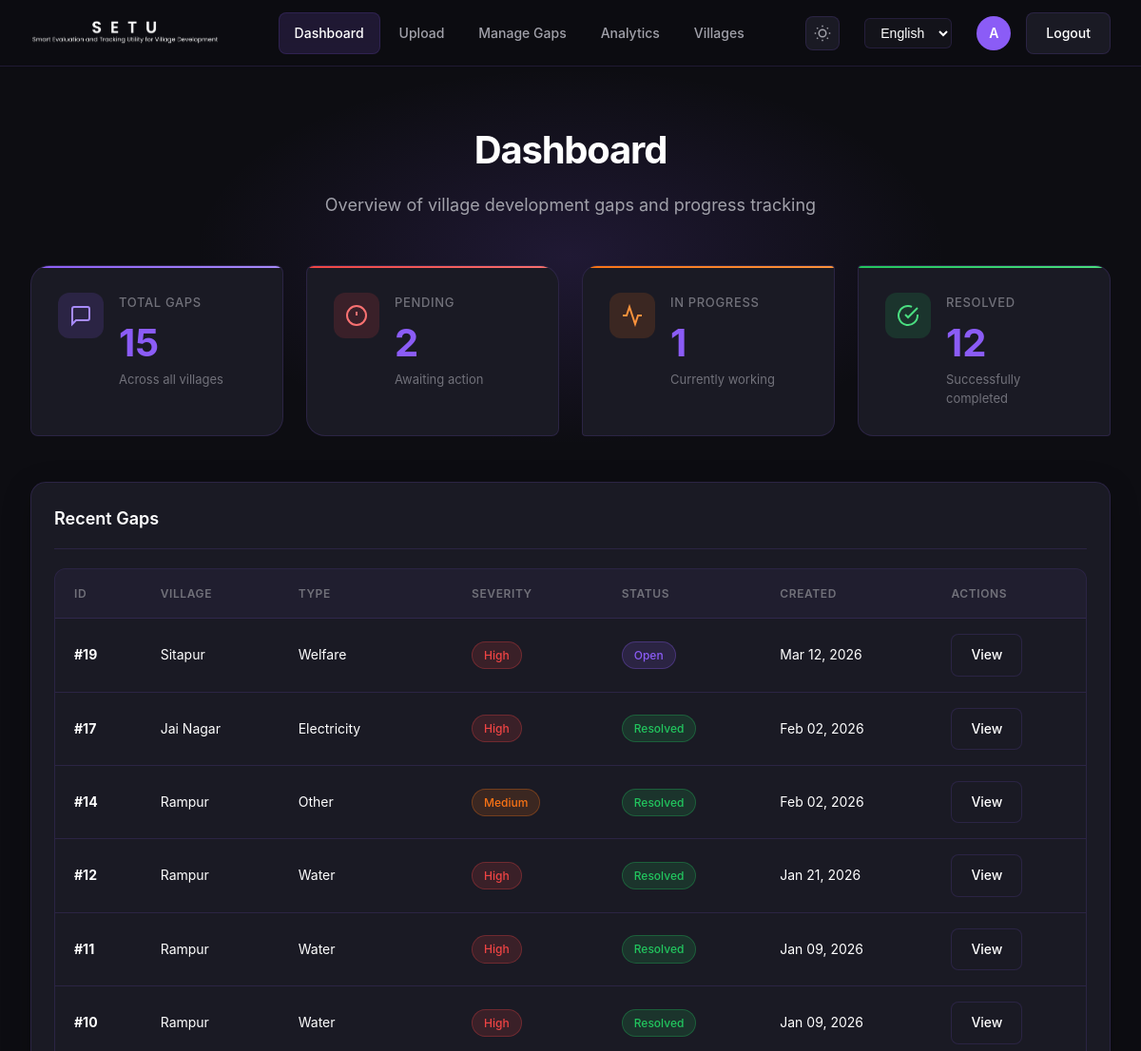
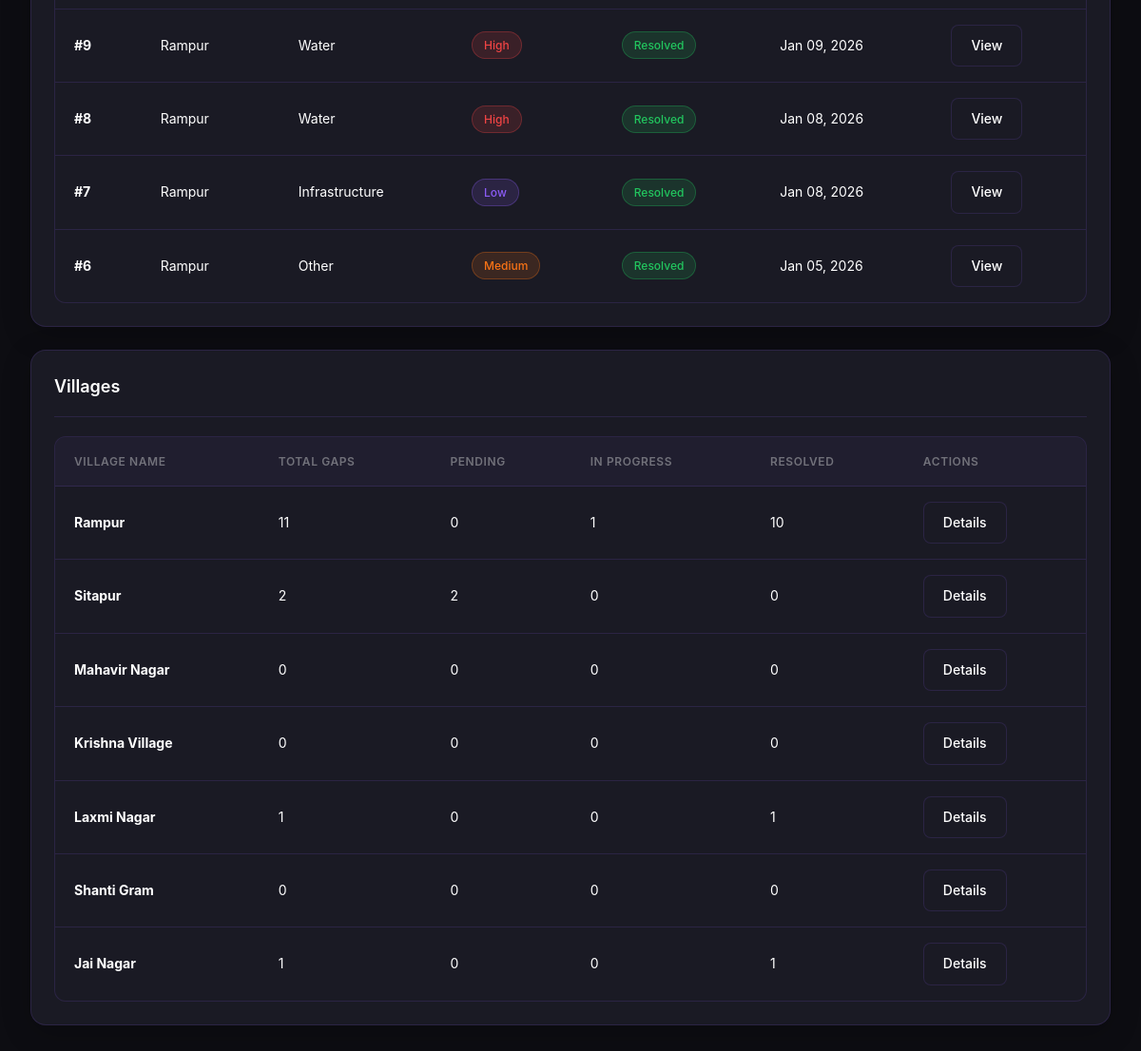
The app's page /dashboard/ (signed in), older data (2 pictures, top to bottom).
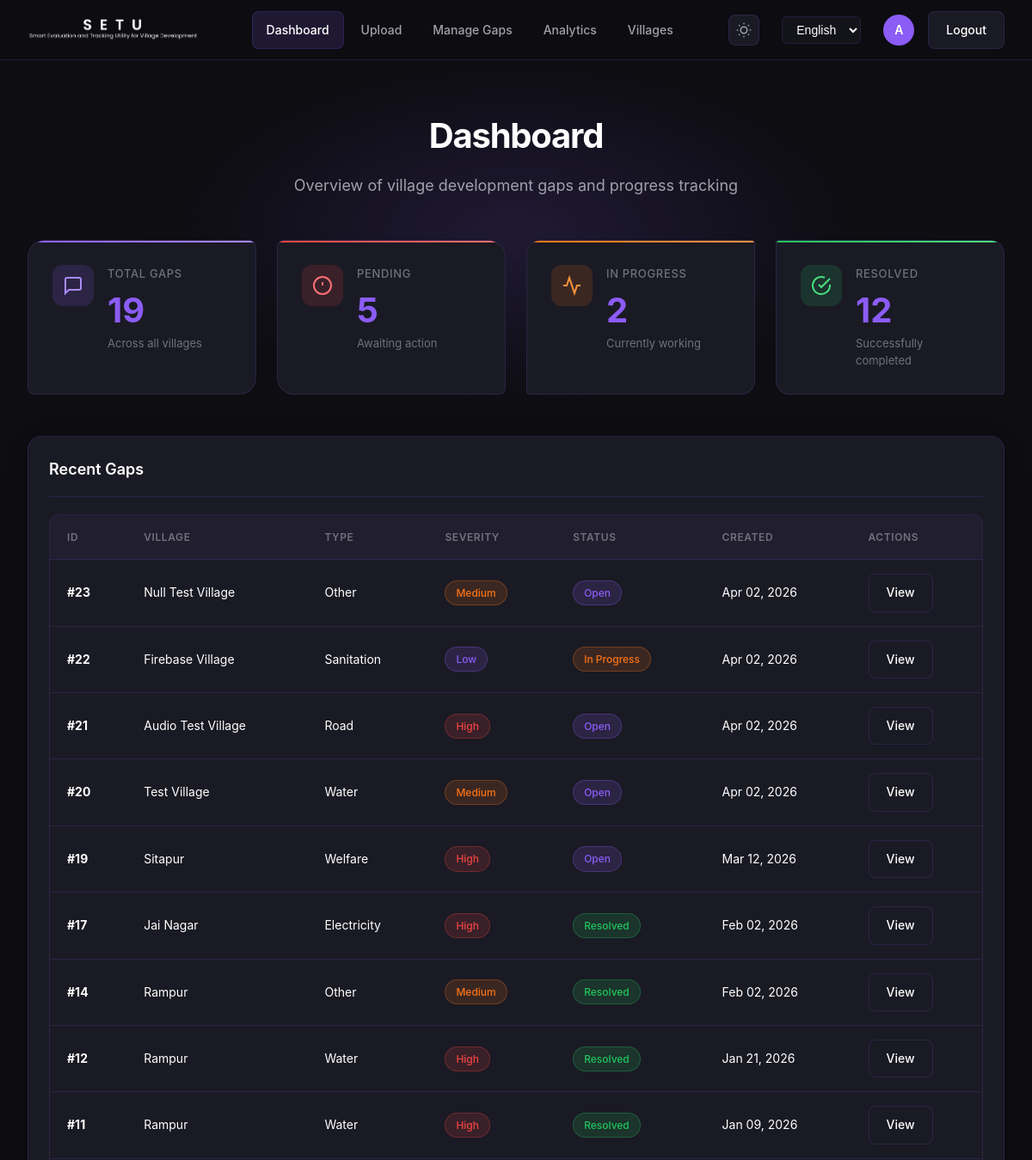
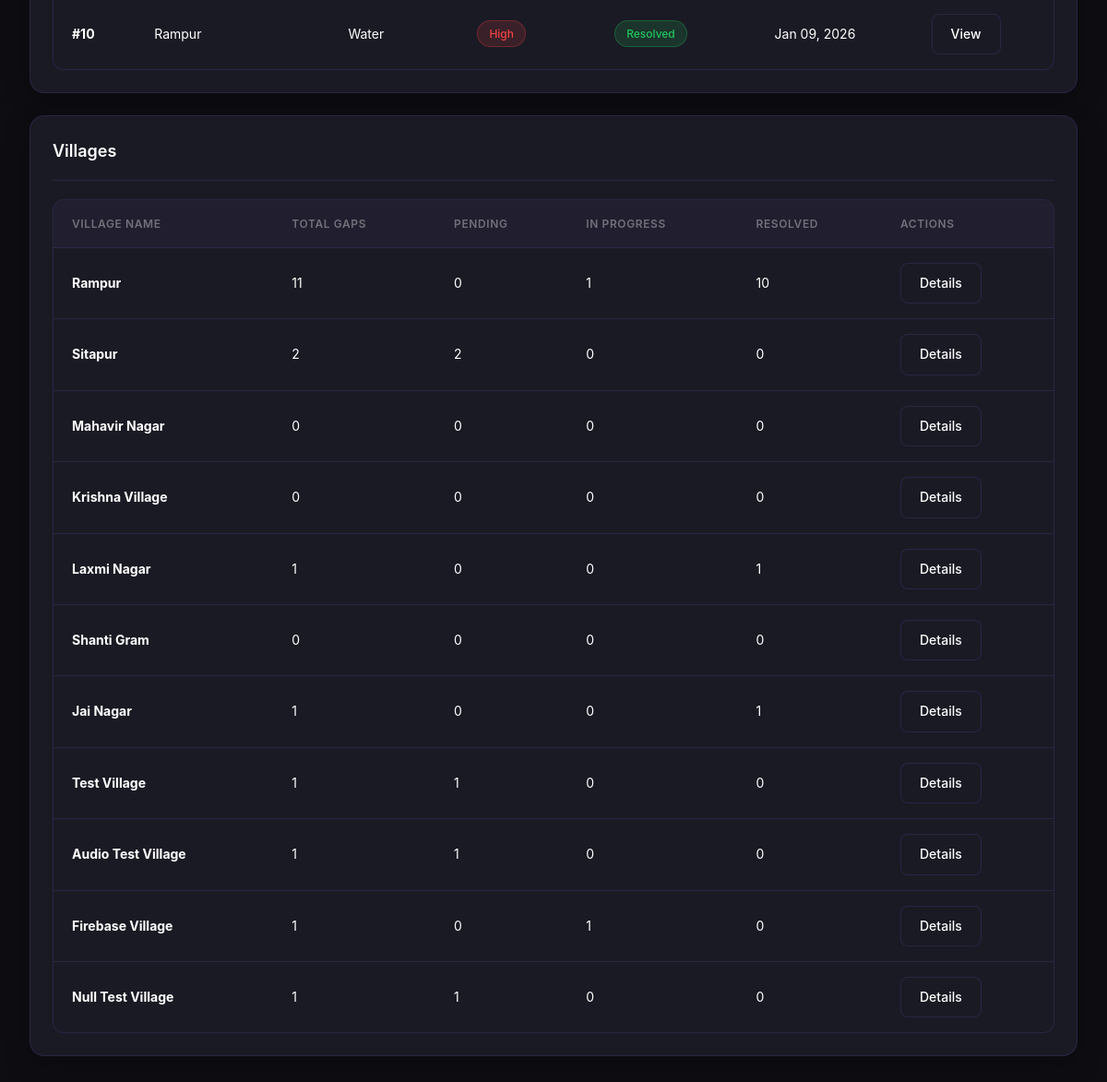
The same page, newer data (2 pictures, top to bottom).
### core/models.py (models this page shows, shortened)
class Gap(models.Model):
    STATUS_CHOICES = [
        ("open", "Open"),
        ("in_progress", "In Progress"),
        ("resolved", "Resolved"),
    ]
    INPUT_METHOD_CHOICES = [
        ("image", "Image Upload"),
        ("voice", "Voice Recording"),
        ("text", "Text Input"),
    ]
    GAP_TYPE_CHOICES = [
        ("water", "Water Supply"),
        ("road", "Road Infrastructure"),
        ("sanitation", "Sanitation"),
        ("electricity", "Electricity"),
        ("education", "Education"),
        ("health", "Healthcare"),
        ("housing", "Housing"),
        ("agriculture", "Agriculture"),
        ("connectivity", "Connectivity"),
        ("employment", "Employment"),
        ("community_center", "Community Center"),
        ("drainage", "Drainage"),
        ("other", "Other"),
    ]
    SEVERITY_CHOICES = [
        ("low", "Low"),
        ("medium", "Medium"),
        ("high", "High"),
    ]
    village = models.ForeignKey("Village", on_delete=models.CASCADE)
    description = models.TextField()
    gap_type = models.CharField(max_length=100, choices=GAP_TYPE_CHOICES, db_index=True)
    severity = models.CharField(
        max_length=50, choices=SEVERITY_CHOICES, default="low", db_index=True
    )
    status = models.CharField(
        max_length=20, choices=STATUS_CHOICES, default="open", db_index=True
    )
    input_method = models.CharField(
        max_length=10,
        choices=INPUT_METHOD_CHOICES,
        default="image",
        db_index=True,
        help_text="Method used to submit this gap",
    )
    audio_file = models.FileField(
        upload_to="gap_audio/",
        blank=True,
        null=True,
        help_text="Audio file if submitted via voice",
    )
    audio_url = models.URLField(
        max_length=500,
        blank=True,
        null=True,
        help_text="External audio URL (Cloudinary) - will be downloaded to audio_file",
    )
    voice_code = models.CharField(
        max_length=64,
        blank=True,
        null=True,
        unique=True,  # Add unique constraint to prevent duplicates
        help_text="Unique voice fingerprint for voice-based gaps",
    )
    recommendations = models.TextField(blank=True, null=True, default="None")
    created_at = models.DateTimeField(auto_now_add=True)
    start_date = models.DateField(blank=True, null=True, help_text="Project start date")
    expected_completion = models.DateField(
        blank=True, null=True, help_text="Expected completion date"
    )
    actual_completion = models.DateField(
        blank=True, null=True, help_text="Actual completion date"
    )
    latitude = models.DecimalField(
        max_digits=9,
        decimal_places=6,
        blank=True,
        null=True,
        help_text="Latitude coordinate",
    )
    longitude = models.DecimalField(
        max_digits=9,
        decimal_places=6,
        blank=True,
        null=True,
        help_text="Longitude coordinate",
    )
    resolution_proof = models.FileField(
        upload_to="resolution_proofs/",
        blank=True,
        null=True,
        help_text="Document/letter proving gap resolution (required for ADMIN to close)",
    )
    resolution_proof_number = models.CharField(
        max_length=100,
        blank=True,
        null=True,
        help_text="Reference number of resolution letter/document",
    )
    resolved_by = models.ForeignKey(
        User,
        on_delete=models.SET_NULL,
        null=True,
        blank=True,
        related_name="resolved_gaps",
        help_text="User who marked this as resolved",
    )
    resolved_at = models.DateTimeField(
        null=True, blank=True, help_text="Timestamp when gap was resolved"
    )

class Village(models.Model):
    name = models.CharField(max_length=120)

### core/views.py (the view)
# urls.py: path("dashboard/", views.dashboard, name="dashboard"),
@login_required
@role_required(MANAGER_AND_ABOVE)  # Managers and above can oversee dashboards
def dashboard(request):
    gaps = Gap.objects.all()
    total_gaps = gaps.count()
    pending_gaps = gaps.filter(status="open").count()
    in_progress_gaps = gaps.filter(status="in_progress").count()
    resolved_gaps = gaps.filter(status="resolved").count()
    recent_gaps = gaps.select_related("village").order_by("-created_at")[:10]
    villages_data = []
    villages = Village.objects.all()
    for village in villages:
        village_gaps = Gap.objects.filter(village=village)
        villages_data.append(
            {
                "id": village.id,
                "name": village.name,
                "total_gaps": village_gaps.count(),
                "pending_gaps": village_gaps.filter(status="open").count(),
                "in_progress_gaps": village_gaps.filter(status="in_progress").count(),
                "resolved_gaps": village_gaps.filter(status="resolved").count(),
            }
        )
    context = {
        "total_gaps": total_gaps,
        "pending_gaps": pending_gaps,
        "in_progress_gaps": in_progress_gaps,
        "resolved_gaps": resolved_gaps,
        "recent_gaps": recent_gaps,
        "villages": villages_data,
    }
    return render(request, "core/dashboard.html", context)

### core/permissions.py (called while the page is built, shortened)
def get_user_role(user):
    if not user.is_authenticated:
        return None
    if user.is_superuser or user.is_staff:
        return Role.ADMIN
    profile = getattr(user, "profile", None)
    if profile and profile.role:
        return profile.role
    return Role.GROUND

def role_required(allowed_roles):
    def decorator(view_func):
        @wraps(view_func)
        def _wrapped_view(request, *args, **kwargs):
            role = get_user_role(request.user)
            if request.user.is_superuser or request.user.is_staff:
                return view_func(request, *args, **kwargs)
        return _wrapped_view
    return decorator

### core/templates/core/dashboard.html (shortened to what the changed rows need)
{% load static %}
{% load i18n %}
<!DOCTYPE html>
<html lang="en">
<head>
  <link rel="stylesheet" href="{% static 'css/modern.css' %}">
</head>
<body>
<div class="main-wrapper">
  <div class="container">
    <div class="page-header">
      <h1>{% trans "Dashboard" %}</h1>
    </div>
    <div class="stats-grid">
      <div class="stat-card accent-purple">
        <div class="stat-card-icon">
          <div>
            <div class="stat-label">{% trans "Total Gaps" %}</div>
            <div class="stat-value">{{ total_gaps }}</div>
            <p class="stat-subtitle">{% trans "Across all villages" %}</p>
          </div>
        </div>
      </div>
      <div class="stat-card accent-red">
        <div class="stat-card-icon">
          <div>
            <div class="stat-label">{% trans "Pending" %}</div>
            <div class="stat-value">{{ pending_gaps }}</div>
            <p class="stat-subtitle">{% trans "Awaiting action" %}</p>
          </div>
        </div>
      </div>
      <div class="stat-card accent-orange">
        <div class="stat-card-icon">
          <div>
            <div class="stat-label">{% trans "In Progress" %}</div>
            <div class="stat-value">{{ in_progress_gaps }}</div>
            <p class="stat-subtitle">{% trans "Currently working" %}</p>
          </div>
        </div>
      </div>
    </div>
    <div class="card">
      <div class="card-header">
        <h2 class="card-title">{% trans "Recent Gaps" %}</h2>
      </div>
      <div class="table-wrapper">
        <table class="table">
          <thead>
            <tr>
              <th>{% trans "ID" %}</th>
              <th>{% trans "Village" %}</th>
              <th>{% trans "Type" %}</th>
              <th>{% trans "Severity" %}</th>
              <th>{% trans "Status" %}</th>
              <th>{% trans "Created" %}</th>
              <th>{% trans "Actions" %}</th>
            </tr>
          </thead>
          <tbody>
            {% for gap in recent_gaps %}
            <tr>
              <td><strong>#{{ gap.id }}</strong></td>
              <td>{{ gap.village.name }}</td>
              <td>{{ gap.gap_type|title }}</td>
              <td>
                <span class="badge
                  {% if gap.severity == 'high' %}badge-danger
                  {% elif gap.severity == 'medium' %}badge-warning
                  {% else %}badge-info{% endif %}">
                  {{ gap.get_severity_display }}
                </span>
              </td>
              <td>
                <span class="badge
                  {% if gap.status == 'resolved' %}badge-success
                  {% elif gap.status == 'in_progress' %}badge-warning
                  {% else %}badge-info{% endif %}">
                  {{ gap.get_status_display }}
                </span>
              </td>
              <td>{{ gap.created_at|date:"M d, Y" }}</td>
              <td>
                <a href="{% url 'manage_gaps' %}" class="btn btn-secondary">{% trans "View" %}</a>
              </td>
            </tr>
            {% endfor %}
          </tbody>
        </table>
      </div>
    </div>
    <div class="card">
      <div class="card-header">
        <h2 class="card-title">{% trans "Villages" %}</h2>
      </div>
      <div class="table-wrapper">
        <table class="table">
          <thead>
            <tr>
              <th>{% trans "Village Name" %}</th>
              <th>{% trans "Total Gaps" %}</th>
              <th>{% trans "Pending" %}</th>
              <th>{% trans "In Progress" %}</th>
              <th>{% trans "Resolved" %}</th>
              <th>{% trans "Actions" %}</th>
            </tr>
          </thead>
          <tbody>
            {% for village in villages %}
            <tr>
              <td><strong>{{ village.name }}</strong></td>
              <td>{{ village.total_gaps }}</td>
              <td>{{ village.pending_gaps }}</td>
              <td>{{ village.in_progress_gaps }}</td>
              <td>{{ village.resolved_gaps }}</td>
              <td>
                <a href="{% url 'village_detail' village.id %}" class="btn btn-secondary">Details</a>
              </td>
            </tr>
            {% endfor %}
          </tbody>
        </table>
      </div>
    </div>
  </div>
</div>
</body>
</html>

Row changes from the older to the newer data that the page shows:
no longer on this page (row unchanged): Gap: id "9", village.name "Rampur", gap_type "Water", severity "High", status "Resolved", created_at "Jan 09, 2026"
no longer on this page (row unchanged): Gap: id "8", village.name "Rampur", gap_type "Water", severity "High", status "Resolved", created_at "Jan 08, 2026"
no longer on this page (row unchanged): Gap: id "7", village.name "Rampur", gap_type "Infrastructure", severity "Low", status "Resolved", created_at "Jan 08, 2026"
no longer on this page (row unchanged): Gap: id "6", village.name "Rampur", gap_type "Other", severity "Medium", status "Resolved", created_at "Jan 05, 2026"
added Gap: id "23", village.name "Null Test Village", gap_type "Other", severity "Medium", status "Open", created_at "Apr 02, 2026"
added Gap: id "22", village.name "Firebase Village", gap_type "Sanitation", severity "Low", status "In Progress", created_at "Apr 02, 2026"
added Gap: id "21", village.name "Audio Test Village", gap_type "Road", severity "High", status "Open", created_at "Apr 02, 2026"
added Gap: id "20", village.name "Test Village", gap_type "Water", severity "Medium", status "Open", created_at "Apr 02, 2026"
added Village: name "Test Village"
added Village: name "Audio Test Village"
added Village: name "Firebase Village"
added Village: name "Null Test Village"
Text that changed along with them:
{{ total_gaps }}: "15" → "19"
{{ pending_gaps }}: "2" → "5"
{{ in_progress_gaps }}: "1" → "2"
new list line: "1 1 0 0 Details"
new list line: "1 0 1 0 Details"
